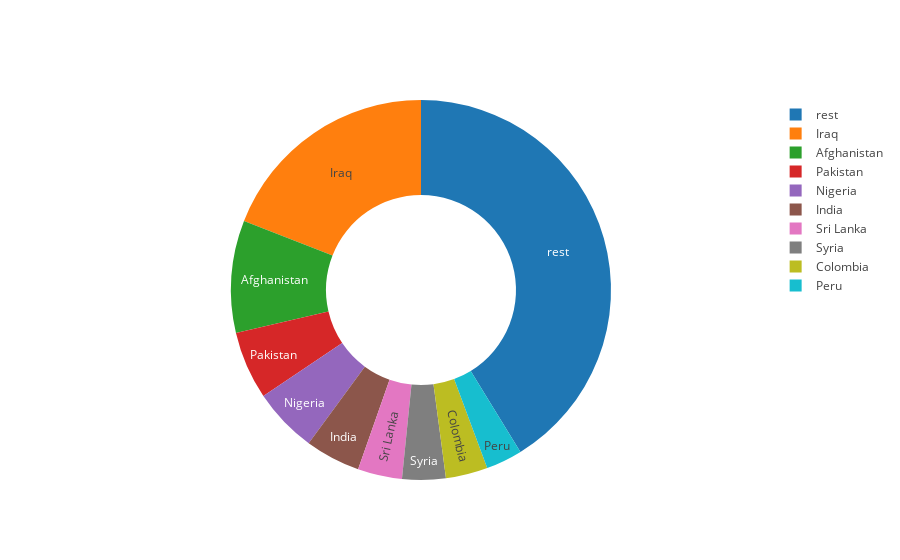

Source (notebook cell):
### Code cell
#Thomas Donut chart


kills_per_country = df.groupby("country_txt").sum()

number_of_counties = 9
top = kills_per_country.sort_values('nkill',ascending=0).head(number_of_counties)
bottom = np.sum(kills_per_country.sort_values('nkill',ascending=0)[number_of_counties:]["nkill"])
print(bottom)




# countries = set(df["country_txt"])

# kills_per_country = {country:np.sum(df[df["country_txt"] == country]["nkill"]) for country in countries}


# countries = df.sort_values('nkill').head(10)["country_txt"]
# # countries

labels = list(top.index.get_level_values(0))
values = list(top["nkill"])

labels.append("rest")
values.append(bottom)


sliders = [dict(
    active = 10,
    currentvalue = {"prefix": "Frequency: "},
    pad = {"t": 50},
#     steps = steps
)]

layout = dict(sliders=sliders)

trace = go.Pie(labels=labels, values=values, hole=0.5, textinfo='label')

iplot([trace])

### Figure 1 — Plotly figure (JSON) as saved in the notebook; plotly's stock layout.template omitted (floating-point values rounded to 4 significant figures)
{"data": [{"hole": 0.5, "labels": ["Iraq", "Afghanistan", "Pakistan", "Nigeria", "India", "Sri Lanka", "Syria", "Colombia", "Peru", "rest"], "textinfo": "label", "type": "pie", "uid": "c7f39ee4-e270-494f-b684-73fea0515422", "values": [78589, 39384, 23822, 22682, 19341, 15530, 15229, 14698, 12771, 169822]}], "layout": {}}
